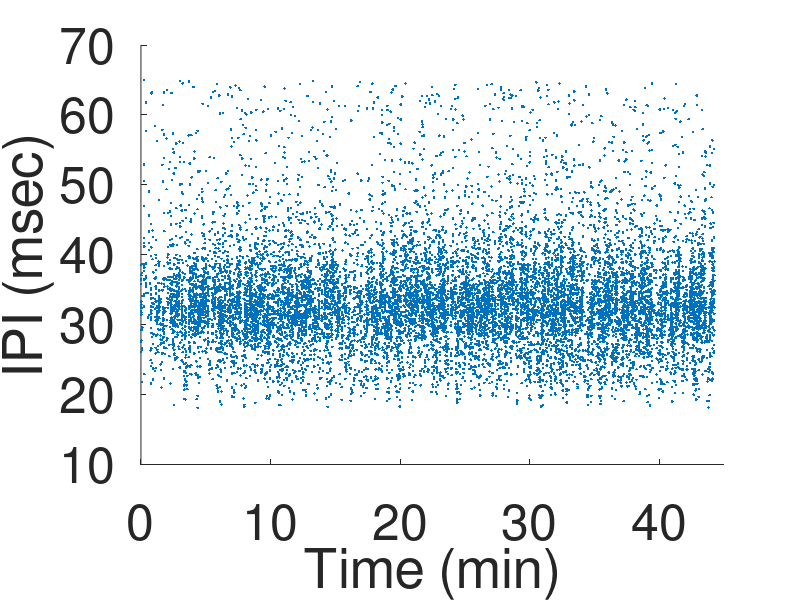

This figure's MATLAB source: (Note: this script raises an error after producing the figure.)
%%
%
% Data in these panels are from sample 14, which had > 1000 IPIs after
% thresholding at 25 msec
%
%%

%%
% Fig S4e
%%

clear all
load('thresholded_data.mat')
%sample 14 produced song with > 1000 IPIs after 25 ms threshold.
%plot original data
t = original_data(:,1);
d = original_data(:,2);
scatter(t./1e4/60,d./10,'.k')
xlim([0 45])
ylim([10 70])
xlabel('Time (min)','FontSize',36)
ylabel('IPI (msec)','FontSize',36)
set(gca,'FontSize',36)
set(gca,'box','off')
yy = smooth(t/60/1e4,d,51,'rloess');
hold on
plot(t/60/1e4,yy/10,'Color', [0.617 0.14 0.56],'LineWidth',3);
hold off

% Fig3b
% plot LS results
P = original_LS(:,1);
f = original_LS(:,2);
[a,z] = significance(d,t);
figure(3)
plot(1./f,P,'k')
xlim([20 150])
ylim([0 220])
styles = {':','-.','--'};
%a = [0.001 0.01 0.05];
for i = 1:numel(styles)
    line([20,130],[z(i),z(i)],'Color','k','LineStyle',styles{i});
    text(131,z(i),strcat('\alpha = ',num2str(a(i))),'fontsize',36); 
end
xlabel('Period (sec)','FontSize',36)
ylabel('Normalized Power','FontSize',36)
set(gca,'FontSize',36)
set(gca,'box','off')

% Fig3c
% plot data thresholded at 25 msec
clf
t = threshold_data(:,1);
d = threshold_data(:,2);
scatter(t./1e4/60,d./10,'.k')
xlim([0 45])
ylim([10 70])
xlabel('Time (min)','FontSize',36)
ylabel('IPI (msec)','FontSize',36)
set(gca,'FontSize',36)
set(gca,'box','off')
yy = smooth(t/60/1e4,d,51,'rloess');
hold on
plot(t/60/1e4,yy/10,'Color', [0.617 0.14 0.56],'LineWidth',3);
hold off

% Fig3d
% plot LS results for thresholded data
P = threshold_LS(:,1);
f = threshold_LS(:,2);
[a,z] = significance(d,t);
figure(3)
plot(1./f,P,'k')
xlim([20 150])
styles = {':','-.','--'};
%a = [0.001 0.01 0.05];
for i = 1:numel(styles)
    line([20,130],[z(i),z(i)],'Color','k','LineStyle',styles{i});
    text(131,z(i),strcat('\alpha = ',num2str(a(i))),'fontsize',36); 
end
xlabel('Period (sec)','FontSize',36)
ylabel('Normalized Power','FontSize',36)
set(gca,'FontSize',36)
set(gca,'box','off')